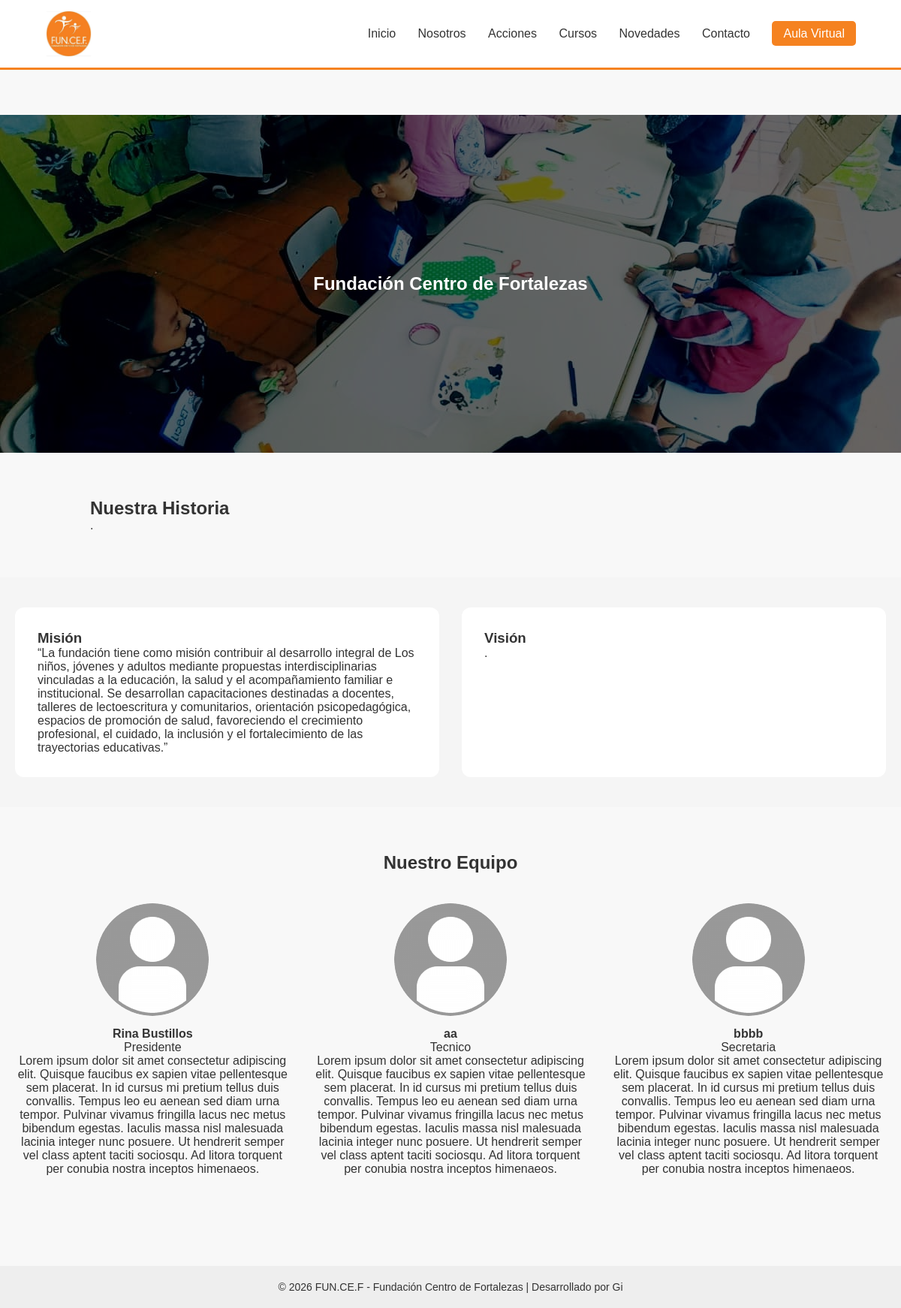
Screenshot of /nosotros/ with the database file from the repository.
### web/models.py (models this page shows, shortened)
class Nosotros(models.Model):
    titulo = models.CharField(max_length=200)
    historia = models.TextField()
    mision = models.TextField()
    vision = models.TextField()
    imagen = models.ImageField(upload_to='nosotros/', blank=True, null=True)

class MiembroEquipo(models.Model):
    nombre = models.CharField(max_length=150)
    cargo = models.CharField(max_length=150)
    descripcion = models.TextField(blank=True)
    foto = models.ImageField(upload_to='equipo/')
    orden = models.PositiveIntegerField(default=0)
    class Meta:
        ordering = ['orden']

### web/views.py (the view)
# urls.py: path('nosotros/', views.nosotros, name='nosotros'),
def nosotros(request):
    nosotros = Nosotros.objects.first()
    equipo = MiembroEquipo.objects.all()
    imagenes = NosotrosImagen.objects.filter(activa=True)
    return render(request, 'web/nosotros.html', {
        'nosotros': nosotros,
        'equipo': equipo,
        'imagenes': imagenes
    })

### web/templates/web/nosotros.html (shortened to what this page needs)
{% extends "web/base.html" %}
{% load static %}
{% block content %}
<section class="hero-nosotros">
    <div class="carrusel">
        {% for img in imagenes %}
            <div class="slide {% if forloop.first %}activo{% endif %}">
            </div>
        {% endfor %}
        <div class="overlay">
            <h1>{{ nosotros.titulo }}</h1>
        </div>
    </div>
</section>
<section class="contenedor">
    <h2>Nuestra Historia</h2>
    <p>{{ nosotros.historia }}</p>
</section>
<section class="mision-vision">
    <div class="card">
        <h3>Misión</h3>
        <p>{{ nosotros.mision }}</p>
    </div>
    <div class="card">
        <h3>Visión</h3>
        <p>{{ nosotros.vision }}</p>
    </div>
</section>
<section class="equipo">
    <h2>Nuestro Equipo</h2>
    <div class="grid-equipo">
        {% for miembro in equipo %}
            <div class="miembro">
                <img src="{{ miembro.foto.url }}" alt="{{ miembro.nombre }}">
                <h4>{{ miembro.nombre }}</h4>
                <span>{{ miembro.cargo }}</span>
                <p>{{ miembro.descripcion }}</p>
            </div>
        {% endfor %}
    </div>
</section>
{% endblock %}

### static/css/style.css (style rules this page uses)
* { margin: 0; padding: 0; box-sizing: border-box; }
body { font-family: Arial, Helvetica, sans-serif; background-color: #F8F8F8; color: #333333; }
.hero-nosotros { height: 400px; background-size: cover; background-position: center; position: relative; }
.hero-nosotros .overlay { background: rgba(0,0,0,0.6); height: 100%; display: flex; align-items: center; justify-content: center; color: white; text-align: center; }
.contenedor { max-width: 1000px; margin: auto; padding: 60px 20px; }
.mision-vision { display: flex; gap: 30px; padding: 40px 20px; background: #f5f5f5; }
.mision-vision .card { flex: 1; background: white; padding: 30px; border-radius: 12px; }
.equipo { padding: 60px 20px; text-align: center; }
.grid-equipo { display: grid; grid-template-columns: repeat(auto-fit, minmax(250px, 1fr)); gap: 30px; margin-top: 40px; }
.miembro img { width: 150px; height: 150px; object-fit: cover; border-radius: 50%; margin-bottom: 15px; }
.hero-nosotros { position: relative; height: 450px; overflow: hidden; }
.carrusel { position: relative; width: 100%; height: 100%; }
.slide { position: absolute; width: 100%; height: 100%; opacity: 0; transition: opacity 1s ease-in-out; }
.slide.activo { opacity: 1; }
.overlay { position: absolute; top: 0; left: 0; width: 100%; height: 100%; background: rgba(0,0,0,0.5); display: flex; justify-content: center; align-items: center; color: white; text-align: center; z-index: 10; }

### rows the page displays
Nosotros: titulo "Fundación Centro de Fortalezas", historia ".", mision "“La fundación tiene como misión contribuir al desarrollo integral de Los niños, jóvenes y adultos mediante propuestas interdisciplinarias vinculadas a la educación, la salud y el acompañamiento familiar e institucional. Se desarrollan capacitaciones destinadas a docentes, talleres de lectoescritura y comunitarios, orientación psicopedagógica, espacios de promoción de salud, favoreciendo el crecimiento profesional, el cuidado, la inclusión y el fortalecimiento de las trayectorias educativas.”", vision "."
MiembroEquipo: foto (picture), nombre "Rina Bustillos", cargo "Presidente", descripcion "Lorem ipsum dolor sit amet consectetur adipiscing elit. Quisque faucibus ex sapien vitae pellentesque sem placerat. In id cursus mi pretium tellus duis convallis. Tempus leo eu aenean sed diam urna tempor. Pulvinar vivamus fringilla lacus nec metus bibendum egestas. Iaculis massa nisl malesuada lacinia integer nunc posuere. Ut hendrerit semper vel class aptent taciti sociosqu. Ad litora torquent per conubia nostra inceptos himenaeos."
MiembroEquipo: foto (picture), nombre "aa", cargo "Tecnico", descripcion "Lorem ipsum dolor sit amet consectetur adipiscing elit. Quisque faucibus ex sapien vitae pellentesque sem placerat. In id cursus mi pretium tellus duis convallis. Tempus leo eu aenean sed diam urna tempor. Pulvinar vivamus fringilla lacus nec metus bibendum egestas. Iaculis massa nisl malesuada lacinia integer nunc posuere. Ut hendrerit semper vel class aptent taciti sociosqu. Ad litora torquent per conubia nostra inceptos himenaeos."
MiembroEquipo: foto (picture), nombre "bbbb", cargo "Secretaria", descripcion "Lorem ipsum dolor sit amet consectetur adipiscing elit. Quisque faucibus ex sapien vitae pellentesque sem placerat. In id cursus mi pretium tellus duis convallis. Tempus leo eu aenean sed diam urna tempor. Pulvinar vivamus fringilla lacus nec metus bibendum egestas. Iaculis massa nisl malesuada lacinia integer nunc posuere. Ut hendrerit semper vel class aptent taciti sociosqu. Ad litora torquent per conubia nostra inceptos himenaeos."
